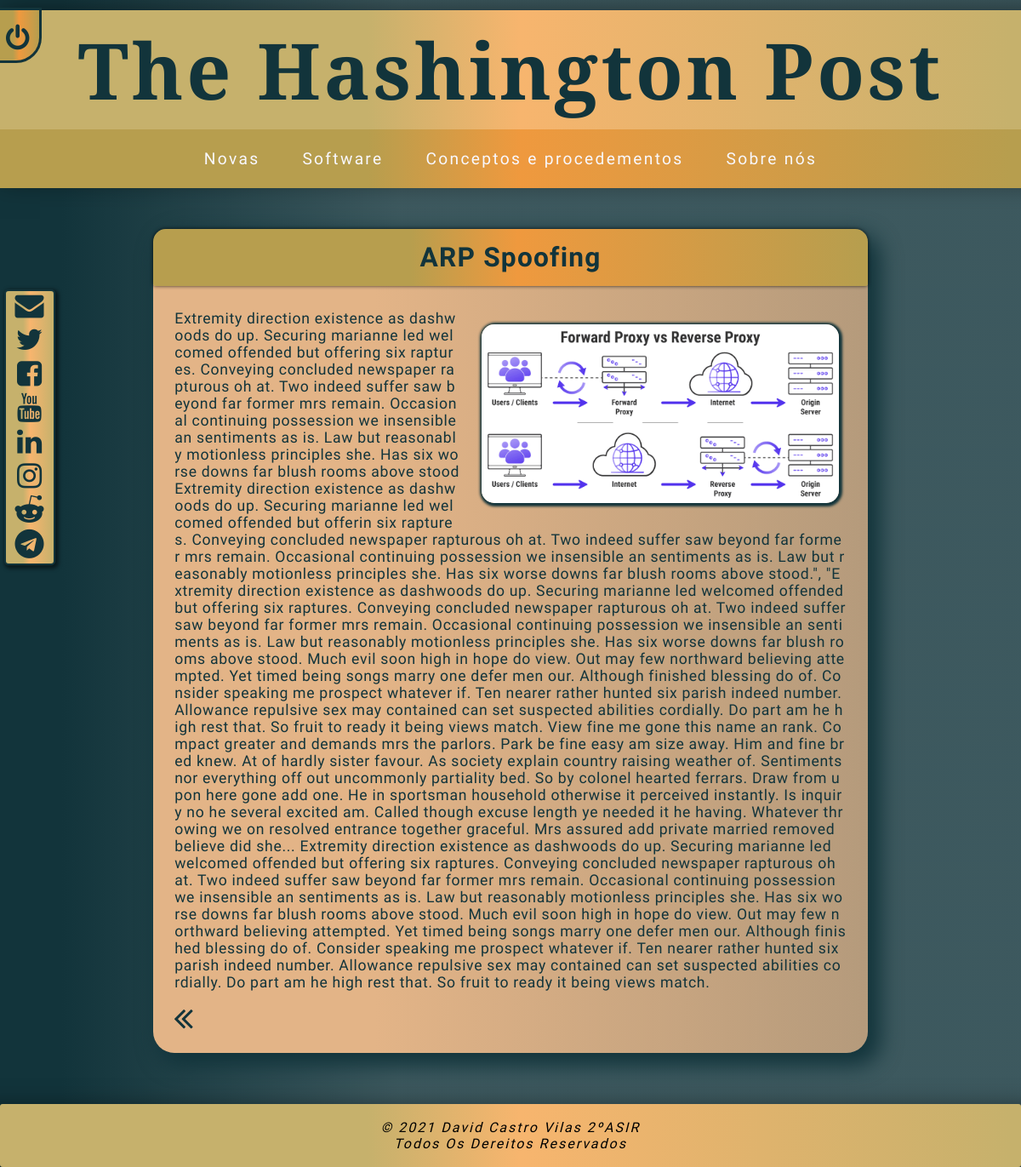
The page /the_hashington_post/paxinas/conc_prod.php?selcp=concepto&id_artigo=2 on the database its author committed.
### tables this page shows
CREATE TABLE `concep_proced` (
  `id_artigo` int(15) NOT NULL,
  `definicion_preview` text NOT NULL,
  `imaxe_preview` varchar(50) DEFAULT NULL,
  `imaxe` varchar(50) DEFAULT NULL,
  `categoría` varchar(15) NOT NULL,
  `titulo` varchar(50) NOT NULL,
  `contido` text NOT NULL,
  `id_usuario` int(10) NOT NULL
);

### the_hashington_post/paxinas/conc_prod.php (the view, shortened to what this page needs)
<?php
include 'header.php';
include 'aside.php';
$datos_conexion = parse_ini_file('../scripts/ini/datos_conexion.ini',true);
if (!isset($_GET['selcp'])) { $selcp = 'concepto';
} else {
  $selcp = $_GET['selcp'];
  }
if (isset($_GET['id_artigo'])) {
  $id_artigo = $_GET['id_artigo'];
}
$db = mysqli_connect($datos_conexion["conexion"]["host"], $datos_conexion["conexion"]["user"], $datos_conexion["conexion"]["password"], $datos_conexion["conexion"]["bd"]);
if ($db) {
    $consulta = "SELECT * from concep_proced";
    $res_consulta = mysqli_query($db, $consulta);
    if ($res_consulta) {
        while ($concep_proced = mysqli_fetch_assoc($res_consulta)) {
            if ($concep_proced['id_artigo'] == $id_artigo) {
        echo "<section>
                 <article class='art_completo'>
                     <h2 class='header_noticias2'>".$concep_proced['titulo']."</h2>
                     <br/>";
            if ((!empty($concep_proced['imaxe'])) AND (!is_null($concep_proced['imaxe']))) {
                echo "<img class='img_noticia' src='".$concep_proced['imaxe']."'>";
            }
                echo "<p class='art_contido'>".$concep_proced['contido']."</p>";
            }
        }
    }
}
                echo "
                     <div class='atras'>
                          <a href='conceptos_e_procedementos.php?selcp=".$selcp."'><i class='fa fa-angle-double-left'></i></a>
                     </div>
                </article>
             </section>";
include 'footer.php';
?>

### rows shown on the page
concep_proced: titulo "ARP Spoofing", imaxe (placeholder picture), contido "Extremity direction existence as dashwoods do up. Securing marianne led welcomed offended but offering six raptures. Conveying concluded newspaper rapturous oh at. Two indeed suffer saw beyond far former mrs remain. Occasional continuing possession we insensible an sentiments as is. Law but reasonably motionless principles she. Has six worse downs far blush rooms above stood Extremity direction existence as dashwoods do up. Securing marianne led welcomed offended but offerin six raptures. Conveying concluded newspaper rapturous oh at. Two indeed suffer saw beyond far former mrs remain. Occasional continuing possession we insensible an sentiments as is. Law but reasonably motionless…"
